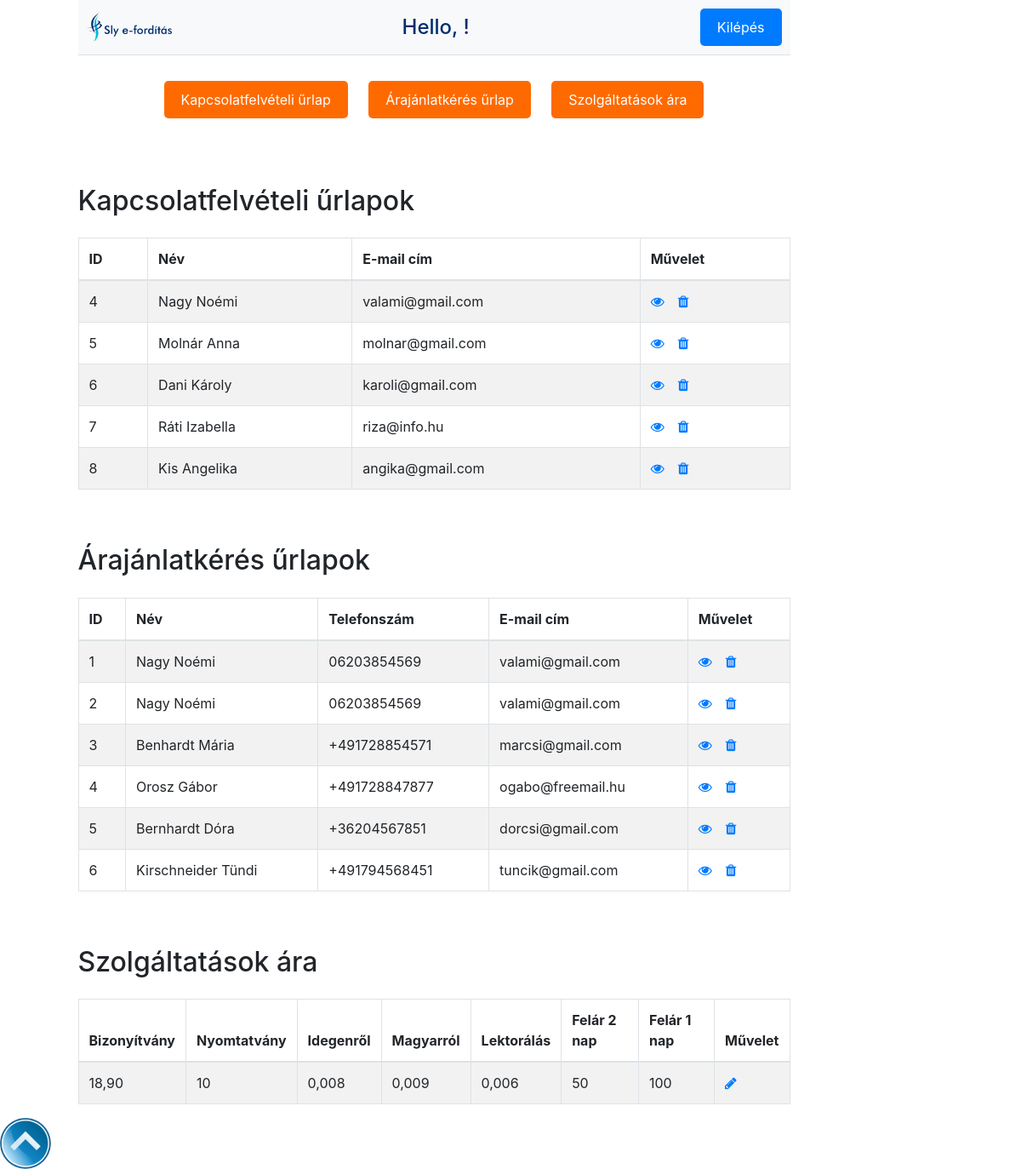
Page /admin/home.php on the committed database.
### tables this page shows
CREATE TABLE `contact` (
  `id` int NOT NULL,
  `name` varchar(255) NOT NULL,
  `email` varchar(255) NOT NULL,
  `message` text NOT NULL,
  `datum` timestamp NOT NULL DEFAULT CURRENT_TIMESTAMP
);

CREATE TABLE `arajanlat` (
  `id` int NOT NULL,
  `name` varchar(100) NOT NULL,
  `phone` varchar(20) NOT NULL,
  `email` varchar(100) NOT NULL,
  `language1` text NOT NULL,
  `language2` text NOT NULL,
  `szolgaltatas` text NOT NULL,
  `hatarido` text NOT NULL,
  `kuldes` text NOT NULL,
  `fileToUpload` text NOT NULL,
  `message` text NOT NULL,
  `created` timestamp NOT NULL
);

CREATE TABLE `arak` (
  `id` int NOT NULL,
  `bizonyitvany` varchar(10) NOT NULL,
  `nyomtatvany` varchar(10) NOT NULL,
  `idegenrol` varchar(10) NOT NULL,
  `magyarrol` varchar(10) NOT NULL,
  `lektoralas` varchar(10) NOT NULL,
  `felarKetto` varchar(10) NOT NULL,
  `felarEgy` varchar(10) NOT NULL,
  `created` timestamp NOT NULL
);

### admin/home.php (the view, shortened to what this page needs)
<!DOCTYPE html>
<html>
<head>
    <link rel="stylesheet" type="text/css" href="css/styles.css">
    <link rel="stylesheet" href="https://stackpath.bootstrapcdn.com/bootstrap/4.5.2/css/bootstrap.min.css">
    <link rel="stylesheet" href="https://maxcdn.bootstrapcdn.com/font-awesome/4.7.0/css/font-awesome.min.css">
</head>
<body>
    <div class="wrapper">
        <div class="container-fluid">
            <div class="row">
                <div class="col-md-12">
                    <header style="display: flex; justify-content: space-between; align-items: center; padding: 10px; background-color: #f8f9fa; border-bottom: 1px solid #dee2e6;">
                        <img src="../img/e-forditas.logo.png" alt="Sly e-fordítás" style="width: 100px; height: auto;">
                        <div style="flex-grow: 1; text-align: center;">
                            <h1 style="margin: 0;">Hello, <?php print $_SESSION['name']; ?>!</h1>
                        </div>
                        <button style="background-color: #007bff; color: #fff; border: none; padding: 10px 20px; border-radius: 5px; cursor: pointer;"><a href="logout.php" style="text-decoration: none; color: #fff;">Kilépés</a></button>
                    </header>
                </div>
            </div>
        </div>
    </div>
    <div style="display: flex; justify-content: center;">
        <section>
            <button id="kapcsolatButton"><a href="#1">Kapcsolatfelvételi űrlap</a></button>
            <button id="arajanlatButton"><a href="#2">Árajánlatkérés űrlap</a></button>
            <button id="blogButton"><a href="#2">Szolgáltatások ára</a></button>
        </section>
    </div>
    <div>
    <div class="wrapper">
        <div class="container-fluid">
            <div class="row">
                <div class="col-md-12">
                    <div class="mt-5 mb-3 clearfix">
                        <h2 id="1" class="pull-left">Kapcsolatfelvételi űrlapok</h2>
                    </div>
                    <?php
                    require_once "db_conn.php";
                    $sql = "SELECT * FROM contact";
                    if($result = $conn->query($sql)){
                        if($result->num_rows > 0){
                            print '<table class="table table-bordered table-striped">';
                                print "<thead>";
                                    print "<tr>";
                                        print "<th>ID</th>";
                                        print "<th>Név</th>";
                                        print "<th>E-mail cím</th>";
                                        print "<th>Művelet</th>";
                                    print "</tr>";
                                print "</thead>";
                                print "<tbody>";
                                while($row = $result->fetch_assoc()){
                                    print "<tr>";
                                        print "<td>" . $row['id'] . "</td>";
                                        print "<td>" . $row['name'] . "</td>";
                                        print "<td>" . $row['email'] . "</td>";
                                        print "<td>";
                                            print '<a href="read_contact.php?id='. $row['id'] .'" class="mr-3" title="Űrlap megtekintése" data-toggle="tooltip"><span class="fa fa-eye"></span></a>';
                                            print '<a href="delete.php?id='. $row['id'] .'" title="Úrlap törlése" data-toggle="tooltip"><span class="fa fa-trash"></span></a>';
                                        print "</td>";
                                    print "</tr>";
                                }
                                print "</tbody>";
                            print "</table>";
                        } else{
                            print '<div class="alert alert-danger"><em>Jelenleg egy beküldött űrlap sincs.</em></div>';
                        }
                    } else{
                        print "Oops! Hiba történt, kérjük próbálja meg újra!";
                    }
                    ?>
                </div>
            </div>
        </div>
    </div>
</div>
<div>
    <div class="wrapper">
        <div class="container-fluid">
            <div class="row">
                <div class="col-md-12">
                    <div class="mt-5 mb-3 clearfix">
                        <h2 id="2" class="pull-left">Árajánlatkérés űrlapok</h2>
                    </div>
                    <?php
                    require_once "db_conn.php";
                    $sql = "SELECT * FROM arajanlat";
                    if($result = $conn->query($sql)){
                        if($result->num_rows > 0){
                            print '<table class="table table-bordered table-striped">';
                                print "<thead>";
                                    print "<tr>";
                                        print "<th>ID</th>";
                                        print "<th>Név</th>";
                                        print "<th>Telefonszám</th>";
                                        print "<th>E-mail cím</th>";
                                        print "<th>Művelet</th>";
                                    print "</tr>";
                                print "</thead>";
                                print "<tbody>";
                                while($row = $result->fetch_assoc()){
                                    print "<tr>";
                                        print "<td>" . $row['id'] . "</td>";
                                        print "<td>" . $row['name'] . "</td>";
                                        print "<td>" . $row['phone'] . "</td>";
                                        print "<td>" . $row['email'] . "</td>";
                                        print "<td>";
                                            print '<a href="read_arajanlat.php?id='. $row['id'] .'" class="mr-3" title="Űrlap megtekintése" data-toggle="tooltip"><span class="fa fa-eye"></span></a>';
                                            print '<a href="delete.php?id='. $row['id'] .'" title="Úrlap törlése" data-toggle="tooltip"><span class="fa fa-trash"></span></a>';
                                        print "</td>";
                                    print "</tr>";
                                }
                                print "</tbody>";
                            print "</table>";
                        } else{
                            print '<div class="alert alert-danger"><em>Jelenleg egy beküldött űrlap sincs.</em></div>';
                        }
                    } else{
                        print "Oops! Hiba történt, kérjük próbálja meg újra!";
                    }
                    ?>
                </div>
            </div>
        </div>
    </div>
</div>
<div>
    <div class="wrapper">
        <div class="container-fluid">
            <div class="row">
                <div class="col-md-12">
                    <div class="mt-5 mb-3 clearfix">
                        <h2 id="3" class="pull-left">Szolgáltatások ára</h2>
                    </div>
                    <?php
                    require_once "db_conn.php";
                    $sql = "SELECT * FROM arak";
                    if($result = $conn->query($sql)){
                        if($result->num_rows > 0){
                            print '<table class="table table-bordered table-striped">';
                                print "<thead>";
                                    print "<tr>";
                                        print "<th>Bizonyítvány</th>";
                                        print "<th>Nyomtatvány</th>";
                                        print "<th>Idegenről</th>";
                                        print "<th>Magyarról</th>";
                                        print "<th>Lektorálás</th>";
                                        print "<th>Felár 2 nap</th>";
                                        print "<th>Felár 1 nap</th>";
                                        print "<th>Művelet</th>";
                                    print "</tr>";
                                print "</thead>";
                                print "<tbody>";
                                while($row = $result->fetch_assoc()){
                                    print "<tr>";
                                        print "<td>" . $row['bizonyitvany'] . "</td>";
                                        print "<td>" . $row['nyomtatvany'] . "</td>";
                                        print "<td>" . $row['idegenrol'] . "</td>";
                                        print "<td>" . $row['magyarrol'] . "</td>";
                                        print "<td>" . $row['lektoralas'] . "</td>";
                                        print "<td>" . $row['felarKetto'] . "</td>";
                                        print "<td>" . $row['felarEgy'] . "</td>";
                                        print "<td>";
                                        print '<a href="update.php?id='. $row['id'] .'" class="mr-3" title="Módosítás" data-toggle="tooltip"><span class="fa fa-pencil"></span></a>'; print "</td>";
                                    print "</tr>";
                                }
                                print "</tbody>";
                            print "</table>";
                        } else{
                            print '<div class="alert alert-danger"><em>Jelenleg nincsenek árak.</em></div>';
                        }
                    } else{
                        print "Oops! Hiba történt, kérjük próbálja meg újra!";
                    }
                    ?>
                </div>
            </div>
        </div>
    </div>
</div>
<div>
    <a href="home.php"><img src="../img/top.png" alt="Fel"></a>
</div>
</body>
</html>

### admin/css/styles.css (style rules this page uses)
body { background: #4daad9; margin: auto; width: 85%; }
header { background-color: white; text-align: center; padding: 20px 0; }
header h1 { display: inline-block; font-size: 24px; color: #002d6d; margin: 0; vertical-align: middle; }
header button { float: right; background: #002d6d; color: #fff; padding: 10px 20px; border-radius: 5px; border: none; cursor: pointer; }
section { text-align: center; padding: 30px; max-width: 85%; }
section button { background: #ff6a00; padding: 10px 20px; border-radius: 5px; border: none; cursor: pointer; margin: 0 10px; }
section button a { color: white; text-decoration: none; }
.wrapper { max-width: 85%; margin: 0 auto; }

### rows in the picture
contact: id "4", name "Nagy Noémi", email "valami@gmail.com"
contact: id "5", name "Molnár Anna", email "molnar@gmail.com"
contact: id "6", name "Dani Károly", email "karoli@gmail.com"
contact: id "7", name "Ráti Izabella", email "riza@info.hu"
contact: id "8", name "Kis Angelika", email "angika@gmail.com"
arajanlat: id "1", name "Nagy Noémi", phone "06203854569", email "valami@gmail.com"
arajanlat: id "2", name "Nagy Noémi", phone "06203854569", email "valami@gmail.com"
arajanlat: id "3", name "Benhardt Mária", phone "+491728854571", email "marcsi@gmail.com"
arajanlat: id "4", name "Orosz Gábor", phone "+491728847877", email "ogabo@freemail.hu"
arajanlat: id "5", name "Bernhardt Dóra", phone "+36204567851", email "dorcsi@gmail.com"
arajanlat: id "6", name "Kirschneider Tündi", phone "+491794568451", email "tuncik@gmail.com"
arak: bizonyitvany "18,90", nyomtatvany "10", idegenrol "0,008", magyarrol "0,009", lektoralas "0,006", felarKetto "50", felarEgy "100"
